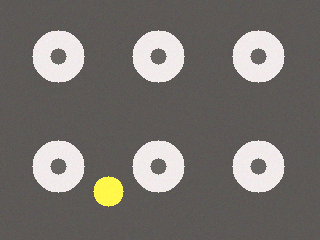
#> input picture images/ai/foreign_01.png, 320 x 240 px, given in place of shapes.png, which was not available
$ jupyter execute --allow-errors 03_ok_ng_inspection.ipynb   (older library calls are emulated)   (text cells are left out)
#> lines starting #> are read from the running program, lines starting #| are printed output that depends on the picture; after the words box and inside, x2 and y2 are one past the last pixel; in counts of white or black regions, pixels touching at a corner belong together; pictures that were not available may be replaced by others from this repository, and a replacement may not be noted
### scripts/vision_camera.py
"""
vision_camera.py : แหล่งภาพที่ใช้ร่วมกันทุก Workshop
  file   = ภาพจากไฟล์
  emu    = กล้อง Basler จำลอง (ไม่ต้องมีกล้องจริง)
  basler = กล้อง Basler จริง (GigE / USB)
  webcam = webcam สำรอง

ทุกแหล่งมีคำสั่งเหมือนกัน:  frame = src.read()   และ   src.close()
frame ที่ได้เป็นภาพสี BGR (numpy array) ส่งเข้า OpenCV ได้ทันที
"""
import os

# เปิดกล้องจำลองไว้เสมอ (ไม่กระทบกล้องจริง) จึงสลับ emu กับ basler ได้โดยไม่ต้อง Restart
os.environ.setdefault('PYLON_CAMEMU', '1')

import cv2
import numpy as np

# โฟลเดอร์ images/ ของ repo (ใช้ได้ไม่ว่าจะรันจากโฟลเดอร์ไหน)
IMG_DIR = os.path.join(os.path.dirname(os.path.abspath(__file__)), "..", "images")


def img_path(name):
    """คืน path เต็มของไฟล์ภาพตัวอย่างใน images/"""
    return name if os.path.exists(name) else os.path.join(IMG_DIR, name)


# [45 lines left out: functions imread_url, set_param, pick_device, not called in this run]

class FileSource:
    # [4 lines left out: function __init__, not called in this run]

    def read(self):
        return self.img.copy()

    def close(self):
        pass


class WebcamSource:
    # [7 lines left out: function __init__, not called in this run]

    def read(self):
        ok, frame = self.cap.read()
        return frame if ok else None

    def close(self):
        self.cap.release()


class BaslerSource:
    # [58 lines left out: functions __init__, read, not called in this run]

    def close(self):
        self.cam.StopGrabbing()
        self.cam.Close()


# [24 lines left out: functions add_source_args, open_source, fit_to_screen, not called in this run]


def use_thai_font():
    """ตั้งฟอนต์ไทยให้ matplotlib ทั้ง notebook (ทั้ง show() และกราฟที่วาดเอง)
    เลือกเฉพาะฟอนต์ที่มีในเครื่องจริง: Windows = Tahoma / Leelawadee UI, Mac = Thonburi / Tahoma"""
    import logging
    import warnings
    try:
        import matplotlib.pyplot as plt
        from matplotlib import font_manager
    except ImportError:
        return
    have = {f.name for f in font_manager.fontManager.ttflist}
    thai = [f for f in ("Tahoma", "Thonburi", "Leelawadee UI", "Noto Sans Thai",
                        "Sarabun", "Loma") if f in have]
    plt.rcParams["font.family"] = thai + ["DejaVu Sans"]
    logging.getLogger("matplotlib.font_manager").setLevel(logging.ERROR)
    warnings.filterwarnings("ignore", message="Glyph .* missing from font")


use_thai_font()   # เรียกทันทีที่ import vision_camera


def show(*imgs, titles=None, size=6):
    """แสดงภาพใน Jupyter Notebook (แปลง BGR เป็น RGB ให้อัตโนมัติ)"""
    import logging
    import warnings
    import matplotlib.pyplot as plt
    # ฟอนต์ที่มีภาษาไทย: Windows = Tahoma / Leelawadee UI, Mac = Thonburi
    # เลือกเฉพาะฟอนต์ไทยที่มีในเครื่องนี้จริง จึงไม่มีข้อความ findfont ... not found
    from matplotlib import font_manager
    have = {f.name for f in font_manager.fontManager.ttflist}
    thai = [f for f in ("Tahoma", "Leelawadee UI", "Thonburi", "Noto Sans Thai") if f in have]
    plt.rcParams["font.family"] = thai + ["DejaVu Sans"]
    warnings.filterwarnings("ignore", message="Glyph")
    warnings.filterwarnings("ignore", message="findfont")
    logging.getLogger("matplotlib.font_manager").setLevel(logging.ERROR)  # findfont มาทาง logging ไม่ใช่ warnings
    n = len(imgs)
    fig, axes = plt.subplots(1, n, figsize=(size * n, size * 0.75))
    axes = [axes] if n == 1 else axes
    for i, (ax, im) in enumerate(zip(axes, imgs)):
        if im.ndim == 2:
            ax.imshow(im, cmap="gray", vmin=0, vmax=255)
        else:
            ax.imshow(cv2.cvtColor(im, cv2.COLOR_BGR2RGB))
        if titles:
            ax.set_title(titles[i])
        ax.axis("off")
    plt.tight_layout()
    plt.show()


def grab_one(source="emu", image="shapes.png", exposure_us=5000, gain=0):
    """ถ่ายภาพ 1 ภาพแล้วปิดกล้องทันที (เหมาะกับ Notebook: กล้องไม่ค้าง)
    source = "file" | "emu" | "basler" | "webcam"
    """
#> called with source = 'file', image = 'shapes.png', exposure_us = 5000, gain = 0
    if source == "file":
        return cv2.imread(img_path(image))
#> returned value is the input picture: shape (240, 320, 3); mean B, G, R 108.9, 112.5, 116.7
    if source == "webcam":
        cam = WebcamSource()
    else:
        cam = BaslerSource(emulate=(source == "emu"), image_path=img_path(image),
                           exposure_us=exposure_us, gain=gain)
    try:
        frame = None
        for _ in range(5):          # ลองหลายครั้งเผื่อเฟรมแรกยังไม่พร้อม
            frame = cam.read()
            if frame is not None:
                break
        if frame is None:
            raise RuntimeError("ถ่ายภาพไม่สำเร็จ 5 ครั้ง: ภาพจากกล้องมาไม่ครบ "
                               "ลองเช็กสาย LAN / PoE หรือปิดโปรแกรมอื่นที่ใช้กล้องอยู่")
        return frame
    finally:
        cam.close()                 # ปิดกล้องเสมอ แม้เกิด error


def put_label(img, text, org=(10, 30), scale=0.8, color=(0, 255, 255)):
    cv2.putText(img, text, org, cv2.FONT_HERSHEY_SIMPLEX, scale, (0, 0, 0), 4)
    cv2.putText(img, text, org, cv2.FONT_HERSHEY_SIMPLEX, scale, color, 2)


# ---------------------------------------------------------------
# สำหรับ Notebook 02b: เล่นกับกล้องจำลอง
# ---------------------------------------------------------------
# [28 lines left out: function grab_emu, not called in this run]


class EmuLine:
    """สายการผลิตจำลอง: กล้องจำลองส่งภาพจากโฟลเดอร์ทีละภาพ ทุกครั้งที่สั่ง Trigger
    ใช้แบบ:  line = EmuLine("line")  ->  frame = line.trigger()  ->  line.close()"""

    # [27 lines left out: functions __init__, trigger, not called in this run]

    def close(self):
        self.cam.StopGrabbing()
        self.cam.Close()


# [17 lines left out: function simulate_real, not called in this run]


class SimpleHOG:
    # HOG แบบเขียนเอง ใช้แทน cv2.HOGDescriptor ที่ไม่มีใน OpenCV 5  (ภาพ 64x48, cell 8, block 2x2, 9 ทิศ)
    def __init__(self, cell=8, bins=9):
        self.cell, self.bins = cell, bins

    # [32 lines left out: functions compute, make_hog, not called in this run]

### notebooks/03_ok_ng_inspection.ipynb
[cell 1]
import sys, os
sys.path.insert(0, os.path.abspath("../scripts"))   # ให้หาไฟล์ vision_camera.py เจอ

import cv2
import numpy as np
from vision_camera import show, grab_one, img_path, put_label
print("OpenCV", cv2.__version__, "พร้อมใช้งาน")

[cell 2]
SOURCE   = "file"     # "file" | "emu" | "basler"
IMAGE    = "shapes.png"
EXPECT   = 5          # จำนวนชิ้นที่ต้องมี
H_LOW, H_HIGH = 0, 10
MIN_AREA = 1000
LOG_FILE = "inspection_log.csv"

[cell 3]
def count_big(img):
    hsv = cv2.cvtColor(img, cv2.COLOR_BGR2HSV)
#> hsv: shape (240, 320, 3); mean H, S, V 58.9, 20, 117.1
    mask = cv2.inRange(hsv, np.array([H_LOW, 50, 50]), np.array([H_HIGH, 255, 255]))
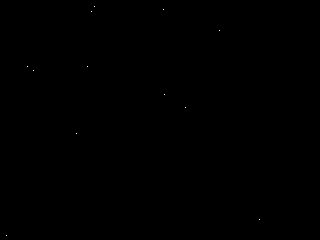
#> mask: shape (240, 320); 0.02% white in thin lines or dots, all inside (x1, y1, x2, y2) = (6, 6, 260, 236)
    contours, _ = cv2.findContours(mask, cv2.RETR_EXTERNAL, cv2.CHAIN_APPROX_NONE)
#> contours = 12 contours, all with area under 20
    boxes = [cv2.boundingRect(c) for c in contours if cv2.contourArea(c) > MIN_AREA]
#> boxes = []
    return boxes

def judge(n):
    return "OK" if n == EXPECT else "NG"

[cell 4]
import csv, time
from datetime import datetime

t0 = time.perf_counter()
frame = grab_one(SOURCE, image=IMAGE)
boxes = count_big(frame)
#> boxes = []
verdict = judge(len(boxes))
#> verdict = 'NG'
ms = (time.perf_counter() - t0) * 1000

view = frame.copy()
for x, y, w, h in boxes:
    cv2.rectangle(view, (x, y), (x + w, y + h), (200, 0, 100), 3)
#> this loop made 0 passes
color = (0, 160, 0) if verdict == "OK" else (0, 0, 210)
#> color = (0, 0, 210)
cv2.rectangle(view, (0, 0), (view.shape[1], 50), color, -1)
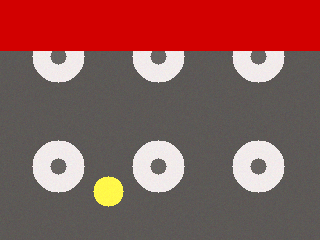
#> view: shape (240, 320, 3); mean B, G, R 86.1, 89.3, 137.2
cv2.putText(view, f"{verdict}  {len(boxes)}/{EXPECT}", (10, 38),
            cv2.FONT_HERSHEY_SIMPLEX, 1.2, (255, 255, 255), 3)
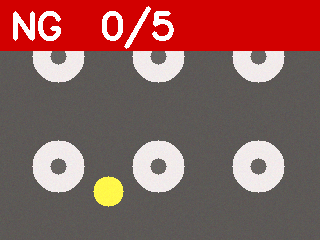
#> view: shape (240, 320, 3); 2.14% of pixels changed, all inside (x1, y1, x2, y2) = (13, 6, 174, 49)

now = datetime.now().strftime("%Y-%m-%d %H:%M:%S")
new = not os.path.exists(LOG_FILE)
with open(LOG_FILE, "a", newline="", encoding="utf-8-sig") as f:
    w = csv.writer(f)
    if new:
        w.writerow(["time", "verdict", "count", "expect", "ms"])
    w.writerow([now, verdict, len(boxes), EXPECT, f"{ms:.0f}"])

if verdict == "NG":                                   # เก็บภาพชิ้นงานเสียไว้ตรวจย้อนหลัง
    os.makedirs("ng_images", exist_ok=True)
    cv2.imwrite(f"ng_images/NG_{now.replace(':', '-')}.png", view)

print(f"{now}  ผล: {verdict}  พบ {len(boxes)} ชิ้น (ต้องมี {EXPECT})  ใช้เวลา {ms:.0f} ms")
#| 2026-11-20 17:25:16  ผล: NG  พบ 0 ชิ้น (ต้องมี 5)  ใช้เวลา 54 ms
show(view, titles=[verdict])

[cell 5]
with open(LOG_FILE, encoding="utf-8-sig") as f:
    rows = list(csv.reader(f))[1:]
ok = sum(1 for r in rows if r[1] == "OK")
print(f"ตรวจทั้งหมด {len(rows)} ครั้ง   OK {ok}   NG {len(rows) - ok}")
for r in rows[-5:]:
    print(r)

[cell 6]
from ipywidgets import interact, IntRangeSlider, IntSlider, Dropdown
_tray_files = sorted(f for f in os.listdir(img_path('line')) if f.endswith('.png'))
#> the sliders are set to tray = foreign_01.png, h_range = (0, 10), min_area = 1000, expect = 5

def _try(tray, h_range, min_area, expect):
#> called with tray = 'foreign_01.png', h_range = (0, 10), min_area = 1000, expect = 5
    im = cv2.imread(img_path('line/' + tray))
    hsv = cv2.cvtColor(im, cv2.COLOR_BGR2HSV)
    m = cv2.inRange(hsv, np.array([h_range[0], 50, 50]), np.array([h_range[1], 255, 255]))
    cs, _ = cv2.findContours(m, cv2.RETR_EXTERNAL, cv2.CHAIN_APPROX_NONE)
#> cs = 12 contours, all with area under 20
    out = im.copy(); n = 0
    for c in cs:
        if cv2.contourArea(c) > min_area:
            n += 1; x, y, w, h = cv2.boundingRect(c); cv2.rectangle(out, (x, y), (x + w, y + h), (0, 200, 0), 2)
#> this loop made 12 passes
#> c on passes 1 to 12: [[6, 235]], [[259, 219]], [[76, 133]], [[185, 107]], [[164, 94]], [[33, 70]], [[87, 66]], [[27, 66]], [[219, 30]], [[91, 11]], [[163, 9]], [[94, 6]]
#> after the loop, n = 0
    v = 'OK' if n == expect else 'NG'
#> v = 'NG'
    show(out, m, titles=[f'{tray}: พบ {n} ต้องมี {expect} -> {v}', 'mask'], size=4)
#> call 2 of show, with size = 4
#> in show (call 2), `plt.show()`:
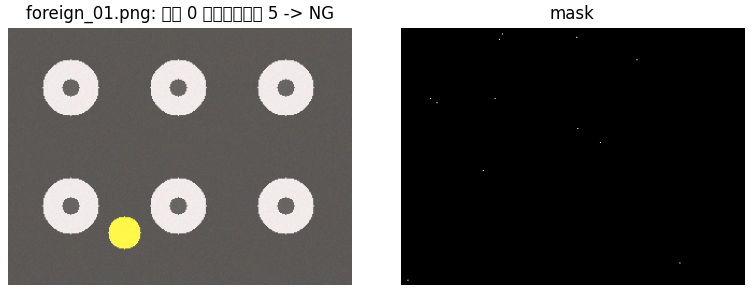
#> figure drawn by matplotlib, 2 panels

interact(_try, tray=Dropdown(options=_tray_files, value=_tray_files[0], description='ถาด'),
         h_range=IntRangeSlider(value=(0, 10), min=0, max=179, description='ช่วงสี H'),
         min_area=IntSlider(value=1000, min=0, max=3000, step=50, description='พื้นที่ขั้นต่ำ'),
         expect=IntSlider(value=5, min=0, max=10, description='ต้องมี'));

[cell 7]
def check(title, got, expected):
    ok = got == expected
    print(('✅ ผ่าน  ' if ok else '❌ ยัง   ') + title + f'   ได้ {got}  ต้องการ {expected}')
    return ok

EXPECT = 5                     # คืนค่าเดิม เผื่อเปลี่ยนไว้ตอนลองเอง
TRAYS = sorted(os.path.join(img_path('line'), f) for f in os.listdir(img_path('line')) if f.endswith('.png'))
print('ถาดทั้งหมด', len(TRAYS), 'ใบ:', [os.path.basename(p) for p in TRAYS])

[cell 8]
# 1a  ถ้าต้องมี 6 ชิ้นแทน 5 จะเหลือถาดที่ OK กี่ใบ
EXPECT_TEST = 5                                # TODO ระดับ 1: เปลี่ยน 5 เป็น 6
n_ok = sum(len(count_big(cv2.imread(p))) == EXPECT_TEST for p in TRAYS)
#> n_ok = 0
print('ถาดที่ OK เมื่อต้องมี', EXPECT_TEST, 'ชิ้น =', n_ok)
#| ถาดที่ OK เมื่อต้องมี 5 ชิ้น = 0
check('ระดับ 1a ถาด OK เมื่อต้องมี 6', n_ok, 1)
#> in check, `ok = got == expected`: ok = False
#| ❌ ยัง   ระดับ 1a ถาด OK เมื่อต้องมี 6   ได้ 0  ต้องการ 1
#> Out = False

[cell 9]
# 1b  ถ้าลดพื้นที่ขั้นต่ำจาก 1000 เป็น 50 เศษชิ้นแตกจะถูกนับรวมเข้าไปด้วย
MIN_AREA_TEST = 1000                           # TODO ระดับ 1: เปลี่ยน 1000 เป็น 50
#> MIN_AREA_TEST = 1000
img = cv2.imread(img_path('line/tray_03.png'))
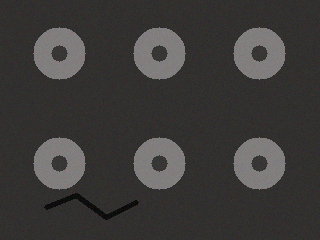
#> input picture images/ai/foreign_02.png, 320 x 240 px, given in place of tray_03.png, which was not available
#> img is the input picture: shape (240, 320, 3); mean B, G, R 57.9, 59, 61.2
hsv = cv2.cvtColor(img, cv2.COLOR_BGR2HSV)
#> hsv: shape (240, 320, 3); mean H, S, V 71.9, 26.8, 62.3
mask = cv2.inRange(hsv, np.array([H_LOW, 50, 50]), np.array([H_HIGH, 255, 255]))
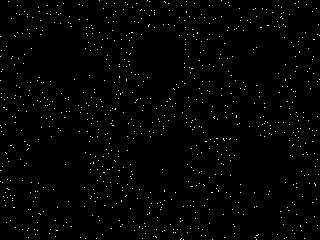
#> mask: shape (240, 320); 1.1% white in thin lines or dots
cs, _ = cv2.findContours(mask, cv2.RETR_EXTERNAL, cv2.CHAIN_APPROX_NONE)
#> cs = 797 contours, all with area under 20
n = sum(cv2.contourArea(c) > MIN_AREA_TEST for c in cs)
#> n = 0
print('tray_03 นับได้', n, 'ชิ้น เมื่อพื้นที่ขั้นต่ำ =', MIN_AREA_TEST)
#| tray_03 นับได้ 0 ชิ้น เมื่อพื้นที่ขั้นต่ำ = 1000
check('ระดับ 1b นับรวมเศษ', n, 7)
#| ❌ ยัง   ระดับ 1b นับรวมเศษ   ได้ 0  ต้องการ 7
#> Out = False

[cell 10]
img5 = cv2.imread(img_path('line/tray_05.png'))
hsv = cv2.cvtColor(img5, cv2.COLOR_BGR2HSV)
mask_red = cv2.inRange(hsv, np.array([0, 50, 50]), np.array([10, 255, 255]))
mask_orange = mask_red * 0                     # TODO ระดับ 2: แทนบรรทัดนี้ด้วยบรรทัด mask_orange ตามแบบ
#> mask_orange: shape (240, 320); every value is 0
n_orange_px = int(mask_orange.sum() / 255)
#> n_orange_px = 0
print('พิกเซลสีส้มใน tray_05 =', n_orange_px)
#| พิกเซลสีส้มใน tray_05 = 0
check('ระดับ 2 พบสีส้ม', n_orange_px > 1000, True)
show(img5, mask_orange, titles=['tray_05', 'mask สีส้ม'], size=4)
#> call 3 of show, with size = 4
#> in show (call 3), `plt.show()`:
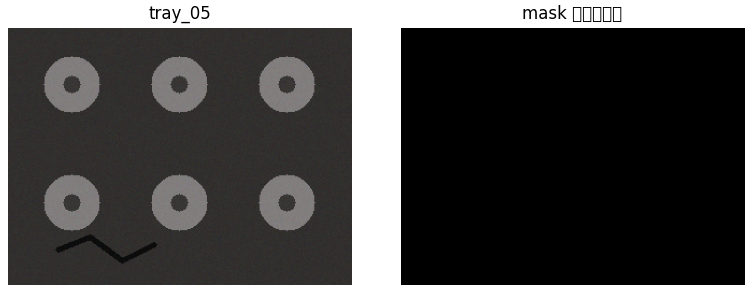
#> figure drawn by matplotlib, 2 panels

[cell 11]
def count_chips(img):
    hsv = cv2.cvtColor(img, cv2.COLOR_BGR2HSV)
    mask = cv2.inRange(hsv, np.array([H_LOW, 50, 50]), np.array([H_HIGH, 255, 255]))
    cs, _ = cv2.findContours(mask, cv2.RETR_EXTERNAL, cv2.CHAIN_APPROX_NONE)
#> cs = 797 contours, all with area under 20
    return 0                                       # TODO: นับ contour ที่พื้นที่อยู่ระหว่าง 50 ถึง MIN_AREA

check('ภารกิจ 1 เศษใน tray_03', count_chips(cv2.imread(img_path('line/tray_03.png'))), 2)
#> (the rest of this cell did not finish here and is left out)

[cell 12]
def count_orange(img):
    hsv = cv2.cvtColor(img, cv2.COLOR_BGR2HSV)
    return 0                                       # TODO: สร้าง mask สีส้ม แล้วนับ contour ที่ใหญ่กว่า MIN_AREA

check('ภารกิจ 2 สีส้มใน tray_05', count_orange(cv2.imread(img_path('line/tray_05.png'))), 1)
#> (the rest of this cell did not finish here and is left out)

[cell 13]
def inspect_full(img):
    n_big = len(count_big(img))
#> n_big = 0
    n_chip = count_chips(img)
#> in count_chips (call 3), `cs, _ = cv2.findContours(mask, cv2.RETR_EXTERNAL, cv2.CHAIN_APPROX_NONE)`: cs = 12 contours, all with area under 20
#> n_chip = 0
    n_orange = count_orange(img)
#> n_orange = 0
    if n_big < EXPECT:
        return 'NG', 'MISSING'
    # TODO: เพิ่มเงื่อนไข EXTRA, CHIP, FOREIGN ตามลำดับ
    return 'OK', 'OK'

reasons = [inspect_full(cv2.imread(p))[1] for p in TRAYS]
#> reasons = ['MISSING']
check('ภารกิจ 3 สาเหตุของถาด 1-6', reasons, ['OK', 'MISSING', 'CHIP', 'EXTRA', 'FOREIGN', 'OK'])
#| ❌ ยัง   ภารกิจ 3 สาเหตุของถาด 1-6   ได้ ['MISSING']  ต้องการ ['OK', 'MISSING', 'CHIP', 'EXTRA', 'FOREIGN', 'OK']
#> Out = False

[cell 14]
import shutil
shutil.rmtree('ng_by_reason', ignore_errors=True)
os.makedirs('ng_by_reason')
summary = {}
for p in TRAYS:
    verdict, reason = inspect_full(cv2.imread(p))
#> reason = 'MISSING'
    summary[reason] = summary.get(reason, 0) + 1
    # TODO: ถ้า NG ให้บันทึกภาพด้วย cv2.imwrite ไปที่ ng_by_reason/<สาเหตุ>_<ชื่อไฟล์ถาด>

yield_pct = 0                                      # TODO: % ของถาดที่ OK จากทั้งหมด
print('สรุปตามสาเหตุ:', summary)
#| สรุปตามสาเหตุ: {'MISSING': 1}
check('ภารกิจ 4 Yield (%)', round(yield_pct), 33)
check('ภารกิจ 4 ภาพ NG ที่เก็บไว้', len(os.listdir('ng_by_reason')), 4)
